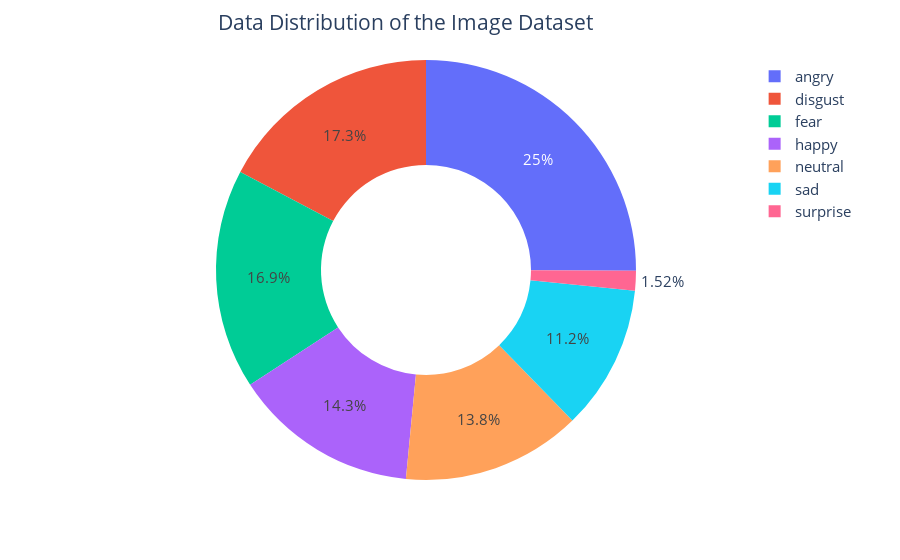

The cell this chart's notebook holds for it:
### Code cell
Class_Id_Dist_Total = df['Class'].value_counts(sort=False)

import plotly.express as px
fig=px.pie(Class_Id_Dist_Total,values= df['Class'].value_counts(), names=df['Class'].unique(),hole=0.500)
fig.update_layout(title='Data Distribution of the Image Dataset',font_size=15,title_x=0.45)
fig.update_traces(textfont_size=15,textinfo='percent')
fig.show()

### Figure 1 — Plotly figure (JSON) as saved in the notebook; plotly's stock layout.template omitted (floating-point values rounded to 4 significant figures)
{"data": [{"domain": {"x": [0, 1], "y": [0, 1]}, "hole": 0.5, "hovertemplate": "label=%{label}<br>value=%{value}<extra></extra>", "labels": ["angry", "disgust", "fear", "happy", "neutral", "sad", "surprise"], "legendgroup": "", "name": "", "showlegend": true, "textfont": {"size": 15}, "textinfo": "percent", "type": "pie", "values": [17978, 12396, 12154, 10242, 9906, 8004, 1094]}], "layout": {"font": {"size": 15}, "legend": {"tracegroupgap": 0}, "margin": {"t": 60}, "title": {"text": "Data Distribution of the Image Dataset", "x": 0.45}}}
